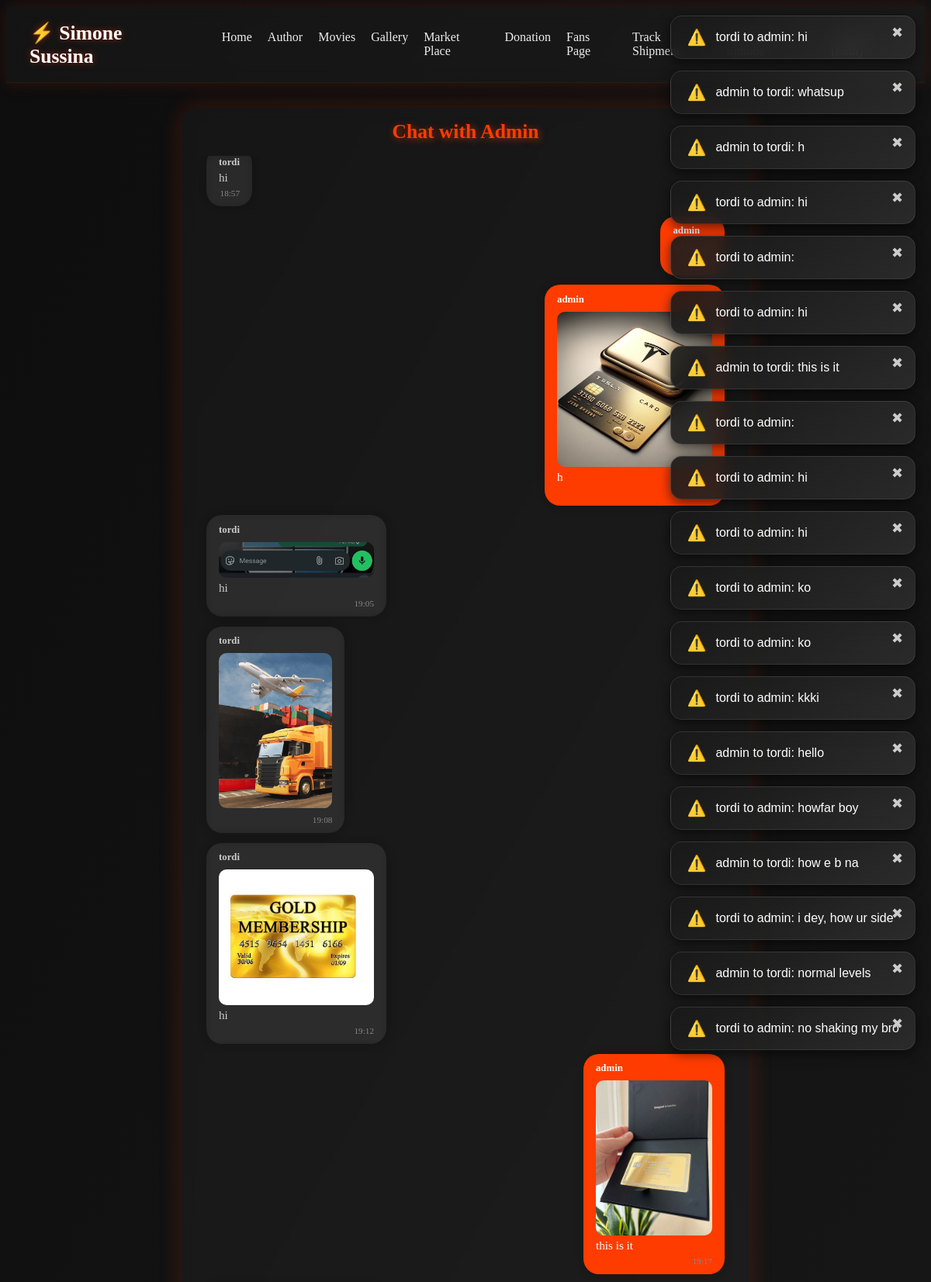
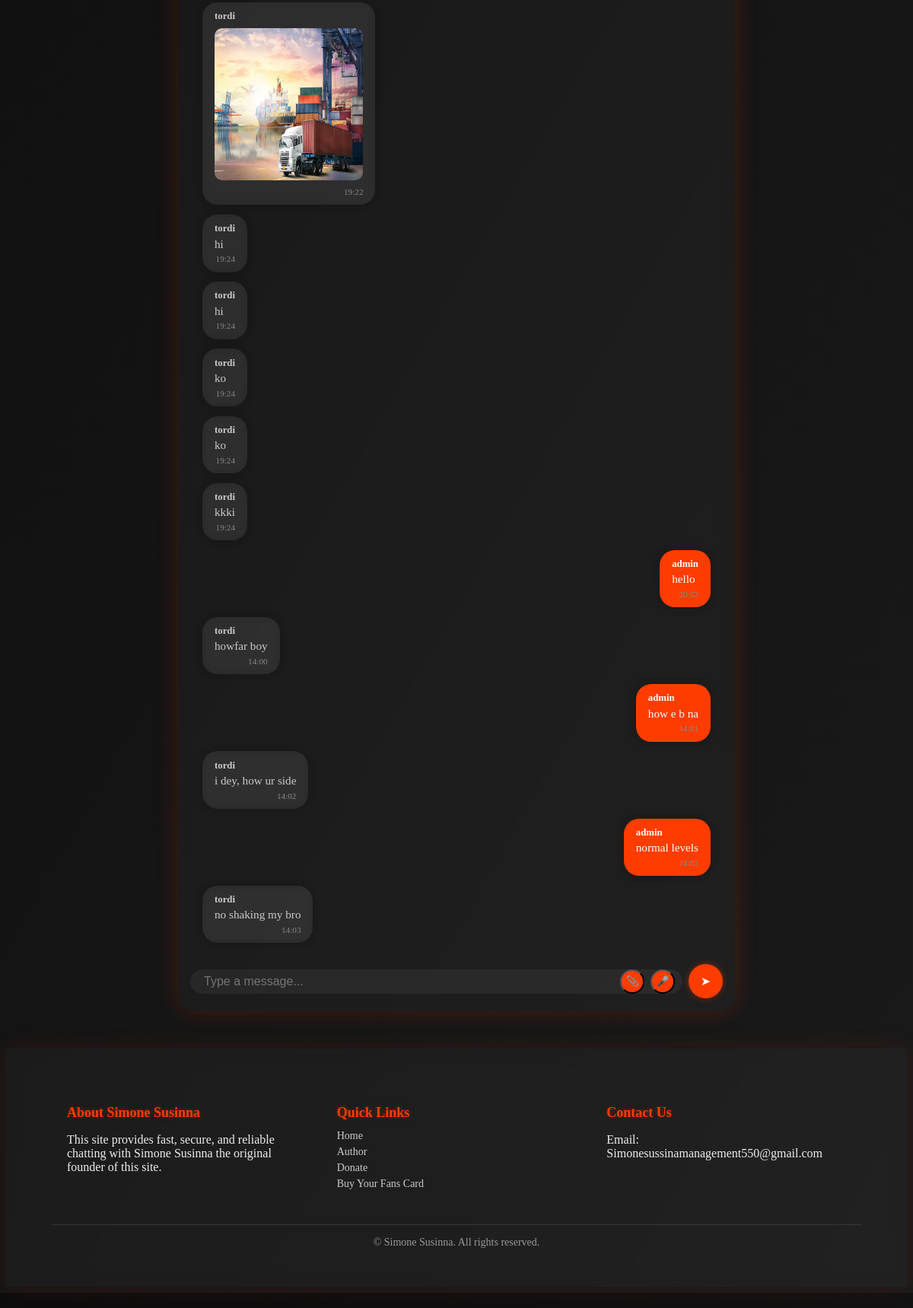
The page /dashboard/chat/3/ (signed in) on the database its author committed (2 pictures, top to bottom).
### app/models.py (models this page shows)
class PrivateChat(models.Model):
    sender = models.ForeignKey(User, related_name='sent_messages', on_delete=models.CASCADE)
    recipient = models.ForeignKey(User, related_name='received_messages', on_delete=models.CASCADE)
    message = models.TextField()
    file = models.FileField(upload_to='chat_uploads/', blank=True, null=True)  # Supports images/videos
    timestamp = models.DateTimeField(auto_now_add=True)
    is_read = models.BooleanField(default=False)
    def __str__(self):
        return f'{self.sender.username} to {self.recipient.username}: {self.message[:20]}'

### app/views.py (the view, shortened to what this page needs)
# urls.py: path('dashboard/chat/<int:user_id>/', views.admin_chat_view, name='admin_chat_view'),
@login_required
def admin_chat_view(request, user_id):
    if not request.user.is_staff:
        return redirect('home')
    user = get_object_or_404(User, id=user_id)
    PrivateChat.objects.filter(sender=user, recipient=request.user, is_read=False).update(is_read=True)
    chats = PrivateChat.objects.filter(
        Q(sender=request.user, recipient=user) | Q(sender=user, recipient=request.user)
    ).order_by('timestamp')
    return render(request, 'chat/chat_admin.html', {
        'messages': chats,
        'user': user
    })

### app/context_processors.py (called while the page is built)
def unread_message_count(request):
    if request.user.is_authenticated:
        if request.user.is_staff:
            count = PrivateChat.objects.filter(recipient=request.user, is_read=False).count()
            return {'admin_unread_count': count}
        else:
            count = PrivateChat.objects.filter(recipient=request.user, is_read=False).count()
            return {'user_unread_count': count}
    return {}

### templates/chat/chat_admin.html (shortened to what this page needs)
{% extends 'base2.html' %}
{% block content %}
<div class="chat-container">
  <div class="chat-title">Chat with Admin</div>
  <div class="chat-box" id="chatBox">
    {% for msg in messages %}
      <div class="bubble {% if msg.sender == request.user %}sent{% else %}received{% endif %}">
        <div class="sender">{{ msg.sender.username }}</div>
        {% if msg.file %}
          {% with msg.file.url|lower as file_url %}
            {% if file_url|slice:"-5:" == ".webm" or file_url|slice:"-4:" == ".mp3" or file_url|slice:"-4:" == ".wav" %}
              <audio controls class="chat-media">
                <source src="{{ msg.file.url }}">
              </audio>
            {% elif file_url|slice:"-4:" == ".mp4" %}
              <video controls class="chat-media">
                <source src="{{ msg.file.url }}">
              </video>
            {% else %}
              <img src="{{ msg.file.url }}" alt="Image" class="chat-media">
            {% endif %}
          {% endwith %}
        {% endif %}
        {% if msg.message %}
          <div>{{ msg.message }}</div>
        {% endif %}
        <div class="timestamp">{{ msg.timestamp|date:"H:i" }}</div>
      </div>
    {% endfor %}
  </div>
  <form method="POST" enctype="multipart/form-data" class="chat-input-form">
    <div class="chat-input-group">
      <input type="text" name="message" class="chat-input" placeholder="Type a message...">
      <button type="button" id="attachBtn" class="chat-icon-btn" title="Attach file">
        📎
      </button>
      <button type="button" id="recordBtn" class="chat-icon-btn" title="Record voice">
        🎤
      </button>
    </div>
    <button type="submit" class="send-btn">➤</button>
  </form>
</div>
{% endblock %}

### tracking/templates/base2.html (shortened to what this page needs)
{% load static %}
<!DOCTYPE html>
<html lang="en">
<head>
</head>
<body>
<nav class="navbar">
  <div class="logo">⚡ Simone Sussina</div>
  <ul class="nav-links" id="navLinks">
    <li><a href="{% url 'home' %}">Home</a></li>
    <li><a href="{% url 'author' %}">Author</a></li>
    <li><a href="{% url 'gallary' %}">Movies</a></li>
    <li><a href="{% url 'gallery' %}">Gallery</a></li>
    <li><a href="{% url 'sell' %}">Market Place</a></li>
    <li><a href="{% url 'donation_text' %}">Donation</a></li>
    <li><a href="{% url 'fanspage' %}">Fans Page</a></li>
    {% if user.is_authenticated %}
      <li><a href="{% url 'track_shipment' %}">Track Shipment</a></li>
      <li>
        <a href="{% url 'chat_with_admin' %}">
          Chat with Simone
        </a>
      </li>
      <li><a href="{% url 'logout' %}">Logout ({{ user.username }})</a></li>
    {% else %}
      <li><a href="{% url 'login' %}">Login</a></li>
      <li><a href="{% url 'register' %}">Register</a></li>
    {% endif %}
  </ul>
</nav>
{% if messages %}
<div class="toast-wrapper">
  {% for message in messages %}
    <div class="toast {{ message.tags }}">
      <span class="toast-icon">
        {% if message.tags == 'success' %} ✅
        {% elif message.tags == 'error' or message.tags == 'danger' %} ❌
        {% elif message.tags == 'info' %} ℹ️
        {% else %} ⚠️ {% endif %}
      </span>
      <span class="toast-text">{{ message }}</span>
      <span class="toast-close" onclick="this.parentElement.remove()">✖</span>
    </div>
  {% endfor %}
</div>
{% endif %}
{% block content %} {% endblock %}
<footer>
  <div class="footer-section">
    <h4>About Simone Susinna</h4>
    <p>This site provides fast, secure, and reliable chatting with Simone Susinna the original founder of this site.</p>
  </div>
  <div class="footer-section">
    <h4>Quick Links</h4>
    <a href="{% url 'home' %}">Home</a>
    <a href="{% url 'author' %}">Author</a>
    <a href="{% url 'donate' %}">Donate</a>
    <a href="{% url 'fanscard_list' %}">Buy Your Fans Card</a>
  </div>
  <div class="footer-section">
    <h4>Contact Us</h4>
    <p>Email: Simonesussinamanagement550@gmail.com</p>
  </div>
  <div class="footer-bottom">&copy; {{ year }} Simone Susinna. All rights reserved.</div>
</footer>
</body>
</html>

### tracking/templates/base2.html (style rules this page uses)
nav.navbar { background: rgba(255, 255, 255, 0.03); backdrop-filter: blur(10px); padding: 15px 30px; display: flex; justify-content: space-between; align-items: center; box-shadow: 0 0 20px rgba(255, 60, 0, 0.15); border-bottom: 1px solid rgba(255, 60, 0, 0.1); position: relative; }
nav.navbar .logo { font-size: 1.6rem; font-weight: bold; color: #fff; text-shadow: 0 0 8px rgba(255, 60, 0, 0.5); }
nav.navbar ul.nav-links { list-style: none; display: flex; gap: 20px; }
nav.navbar ul.nav-links li a { text-decoration: none; color: #eee; font-weight: 500; font-size: 1rem; transition: color 0.3s ease; position: relative; }
footer { background: rgba(255, 255, 255, 0.03); padding: 40px 30px; color: #eee; backdrop-filter: blur(10px); box-shadow: 0 0 30px rgba(255, 60, 0, 0.1); margin-top: 50px; }
.footer-section h4 { color: #ff3c00; margin-bottom: 12px; font-size: 18px; text-shadow: 0 0 6px rgba(255, 60, 0, 0.4); }
.footer-section a { display: block; color: #ccc; text-decoration: none; margin: 5px 0; font-size: 14px; transition: color 0.3s ease; }
.footer-bottom { text-align: center; font-size: 13px; margin-top: 20px; border-top: 1px solid rgba(255, 255, 255, 0.1); padding-top: 15px; color: #999; }
@media (min-width: 768px) { footer { display: flex; justify-content: space-between; flex-wrap: wrap; padding: 50px 60px; } }
@media (min-width: 768px) { .footer-section { flex: 1; padding: 0 20px; max-width: 33.3%; } }
@media (min-width: 768px) { .footer-bottom { flex-basis: 100%; margin-top: 40px; font-size: 14px; } }
.toast-wrapper { position: fixed; top: 20px; right: 20px; z-index: 9999; display: flex; flex-direction: column; gap: 15px; }
.toast { display: flex; align-items: center; padding: 15px 20px; border-radius: 15px; backdrop-filter: blur(10px); background: linear-gradient(145deg, rgba(25,25,25,0.9), rgba(45,45,45,0.9)); border: 1px solid rgba(255,255,255,0.1); box-shadow: 0 4px 15px rgba(0,0,0,0.6); color: #fff; font-family: 'Poppins', sans-serif; font-size: 16px; animation: slideIn 0.5s ease forwards; position: relative; }
.toast-icon { margin-right: 12px; font-size: 20px; }
.toast-close { position: absolute; top: 10px; right: 15px; color: #ccc; cursor: pointer; font-size: 18px; transition: color 0.3s ease; }

### templates/chat/chat_admin.html (style rules this page uses)
body { background: linear-gradient(120deg, #0d0d0d, #1a1a1a); color: #e8e8e8; }
.chat-container { max-width: 700px; margin: 2rem auto; background: rgba(255, 255, 255, 0.03); backdrop-filter: blur(8px); border-radius: 20px; padding: 1rem; box-shadow: 0 0 30px rgba(255, 60, 0, 0.2); display: flex; flex-direction: column; height: 80vh; overflow: hidden; animation: fadeIn 1s ease-in-out; }
.chat-title { text-align: center; font-size: 1.6rem; font-weight: bold; color: #ff3c00; margin-bottom: 1rem; text-shadow: 2px 2px 10px rgba(255, 60, 0, 0.6); }
.chat-box { flex: 1; overflow-y: auto; padding: 1rem; display: flex; flex-direction: column; gap: 0.8rem; scrollbar-width: thin; }
.bubble { max-width: 70%; padding: 0.7rem 1rem; border-radius: 20px; font-size: 0.95rem; backdrop-filter: blur(6px); box-shadow: 0 0 12px rgba(0, 0, 0, 0.2); word-break: break-word; animation: slideIn 0.4s ease-in-out; }
.sent { align-self: flex-end; background: #ff3c00; color: white; }
.received { align-self: flex-start; background: rgba(255, 255, 255, 0.06); color: #ccc; }
.sender { font-weight: bold; font-size: 0.8rem; margin-bottom: 0.2rem; }
.chat-media { margin-top: 5px; max-width: 200px; max-height: 200px; border-radius: 10px; object-fit: cover; }
.timestamp { font-size: 0.7rem; text-align: right; margin-top: 0.3rem; color: #888; }
.chat-input-form { display: flex; flex-direction: row; gap: 0.5rem; margin-top: 0.8rem; align-items: center; }
.chat-input-group { flex: 1; display: flex; align-items: center; background: rgba(255, 255, 255, 0.05); border-radius: 30px; padding: 0.4rem 1rem; position: relative; }
.chat-input { flex: 1; border: none; background: transparent; color: white; font-size: 1rem; padding-right: 80px; outline: none; }
.chat-icon-btn { position: absolute; top: 50%; transform: translateY(-50%); right: 50px; background: #ff3c00; border-radius: 50%; width: 32px; height: 32px; display: grid; place-items: center; cursor: pointer; transition: background 0.3s ease; }
.chat-icon-btn:last-of-type { right: 10px; }
.send-btn { background: #ff3c00; color: white; border: none; width: 45px; height: 45px; border-radius: 50%; font-size: 1rem; cursor: pointer; box-shadow: 0 0 10px rgba(255, 60, 0, 0.4); transition: all 0.3s ease; }

### rows shown on the page
PrivateChat: sender+recipient+message "tordi to admin: hi", sender.username "tordi", message "hi", timestamp "18:57"
PrivateChat: sender+recipient+message "admin to tordi: whatsup", sender.username "admin", message "whatsup", timestamp "18:57"
PrivateChat: sender+recipient+message "admin to tordi: h", sender.username "admin", file (picture), message "h"
PrivateChat: sender+recipient+message "tordi to admin: hi", sender.username "tordi", file (picture), message "hi", timestamp "19:05"
PrivateChat: sender+recipient+message "tordi to admin:", sender.username "tordi", file (picture), timestamp "19:08"
PrivateChat: sender+recipient+message "tordi to admin: hi", sender.username "tordi", file (picture), message "hi", timestamp "19:12"
PrivateChat: sender+recipient+message "admin to tordi: this is it", sender.username "admin", file (picture), message "this is it", timestamp "19:17"
PrivateChat: sender+recipient+message "tordi to admin:", sender.username "tordi", file (picture), timestamp "19:22"
PrivateChat: sender+recipient+message "tordi to admin: hi", sender.username "tordi", message "hi", timestamp "19:24"
PrivateChat: sender+recipient+message "tordi to admin: hi", sender.username "tordi", message "hi", timestamp "19:24"
PrivateChat: sender+recipient+message "tordi to admin: ko", sender.username "tordi", message "ko", timestamp "19:24"
PrivateChat: sender+recipient+message "tordi to admin: ko", sender.username "tordi", message "ko", timestamp "19:24"
PrivateChat: sender+recipient+message "tordi to admin: kkki", sender.username "tordi", message "kkki", timestamp "19:24"
PrivateChat: sender+recipient+message "admin to tordi: hello", sender.username "admin", message "hello", timestamp "20:52"
PrivateChat: sender+recipient+message "tordi to admin: howfar boy", sender.username "tordi", message "howfar boy", timestamp "14:00"
PrivateChat: sender+recipient+message "admin to tordi: how e b na", sender.username "admin", message "how e b na", timestamp "14:01"
PrivateChat: sender+recipient+message "tordi to admin: i dey, how ur side", sender.username "tordi", message "i dey, how ur side", timestamp "14:02"
PrivateChat: sender+recipient+message "admin to tordi: normal levels", sender.username "admin", message "normal levels", timestamp "14:02"
PrivateChat: sender+recipient+message "tordi to admin: no shaking my bro", sender.username "tordi", message "no shaking my bro", timestamp "14:03"
